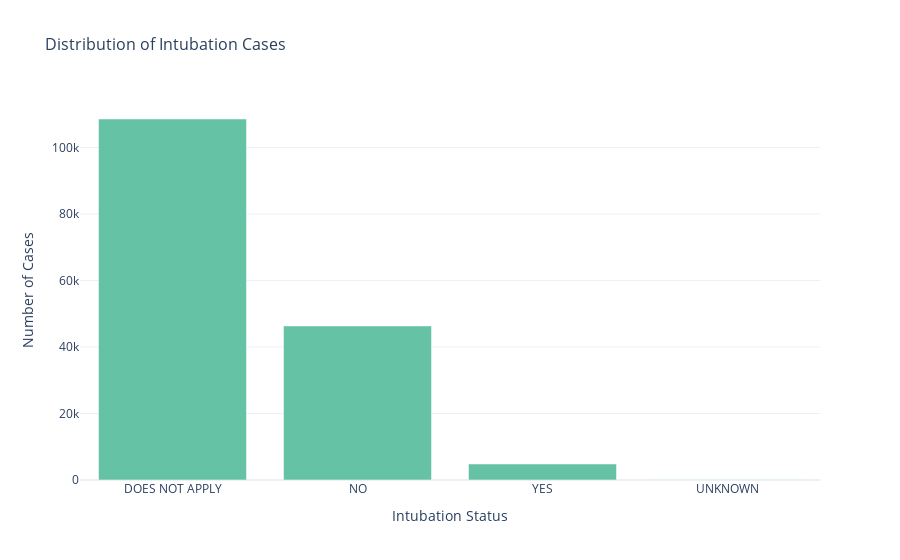

The code cell stored with this chart in its notebook:
### Markdown cell above
### QUESTION 6: How many patients required intubation? [1m]

Produce a bar chart

### Code cell
# your codes here...
# Group data by INTUBATED status to calculate the distribution
# Count the occurrences of each category
intubation_distribution = df["INTUBATED"].value_counts().reset_index()
intubation_distribution.columns = ["INTUBATED", "Number of Cases"]

# Plot the bar chart
fig = px.bar(
    intubation_distribution,
    x="INTUBATED",
    y="Number of Cases",
    title="Distribution of Intubation Cases",
    labels={"INTUBATED": "Intubation Status", "Number of Cases": "Number of Cases"},
    color_discrete_sequence=px.colors.qualitative.Set2
)

# Customize the layout
fig.update_layout(
    xaxis_title="Intubation Status",
    yaxis_title="Number of Cases",
    title_font_size=16,
    template="plotly_white"
)

# Show the plot
fig.show()

### Figure 1 — Plotly figure (JSON) as saved in the notebook; plotly's stock layout.template omitted (floating-point values rounded to 4 significant figures)
{"data": [{"alignmentgroup": "True", "hovertemplate": "Intubation Status=%{x}<br>Number of Cases=%{y}<extra></extra>", "legendgroup": "", "marker": {"color": "rgb(102,194,165)", "pattern": {"shape": ""}}, "name": "", "offsetgroup": "", "orientation": "v", "showlegend": false, "textposition": "auto", "type": "bar", "x": ["DOES NOT APPLY", "NO", "YES", "UNKNOWN"], "xaxis": "x", "y": [108571, 46337, 4828, 57], "yaxis": "y"}], "layout": {"barmode": "relative", "legend": {"tracegroupgap": 0}, "title": {"font": {"size": 16}, "text": "Distribution of Intubation Cases"}, "xaxis": {"anchor": "y", "domain": [0, 1], "title": {"text": "Intubation Status"}}, "yaxis": {"anchor": "x", "domain": [0, 1], "title": {"text": "Number of Cases"}}}}
